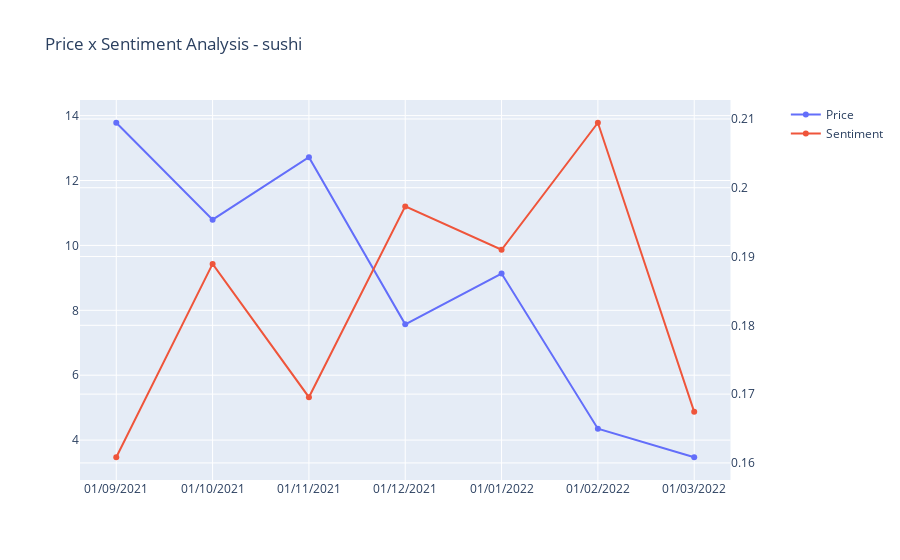

The notebook cell this image was saved under:
### Code cell
time2 = df3["time"].to_numpy()
price2 = df3["PriceUSD"].to_numpy()

fig2 = make_subplots(specs=[[{"secondary_y": True}]])

fig2.add_trace(go.Line(x=time2, y=price2, name="Price"), secondary_y=False)

fig2.add_trace(go.Line(x=xAxis, y=yAxis, name="Sentiment"), secondary_y=True)

fig2.update_layout(title_text=("Price x Sentiment Analysis - {}").format(search_term))

### Figure 1 — Plotly figure (JSON) as saved in the notebook; plotly's stock layout.template omitted (floating-point values rounded to 4 significant figures)
{"data": [{"name": "Price", "type": "scatter", "x": ["01/09/2021", "01/10/2021", "01/11/2021", "01/12/2021", "01/01/2022", "01/02/2022", "01/03/2022"], "xaxis": "x", "y": [13.78, 10.79, 12.72, 7.566, 9.132, 4.349, 3.471], "yaxis": "y"}, {"name": "Sentiment", "type": "scatter", "x": ["01/09/2021", "01/10/2021", "01/11/2021", "01/12/2021", "01/01/2022", "01/02/2022", "01/03/2022"], "xaxis": "x", "y": [0.1608, 0.1889, 0.1695, 0.1973, 0.191, 0.2094, 0.1674], "yaxis": "y2"}], "layout": {"title": {"text": "Price x Sentiment Analysis - sushi"}, "xaxis": {"anchor": "y", "domain": [0, 0.94]}, "yaxis": {"anchor": "x", "domain": [0, 1]}, "yaxis2": {"anchor": "x", "overlaying": "y", "side": "right"}}}
